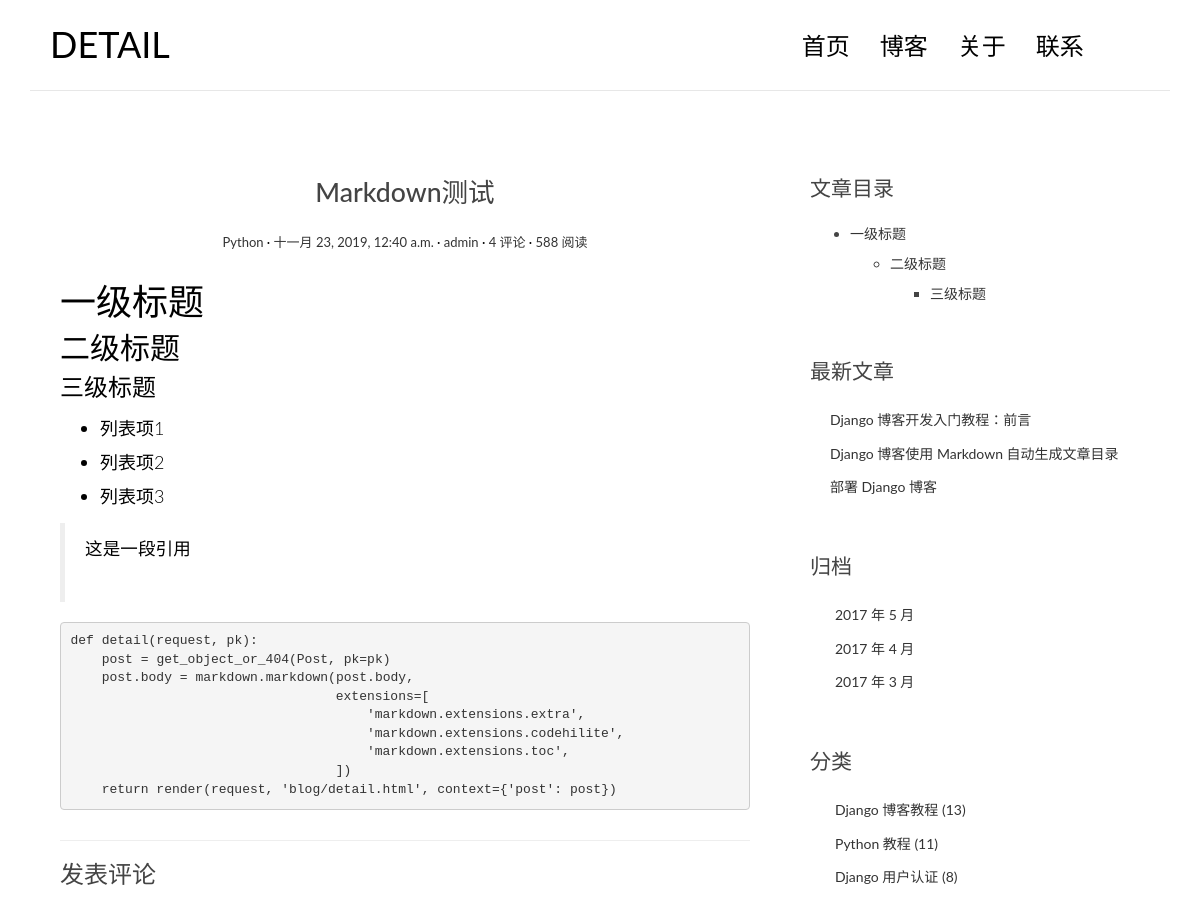
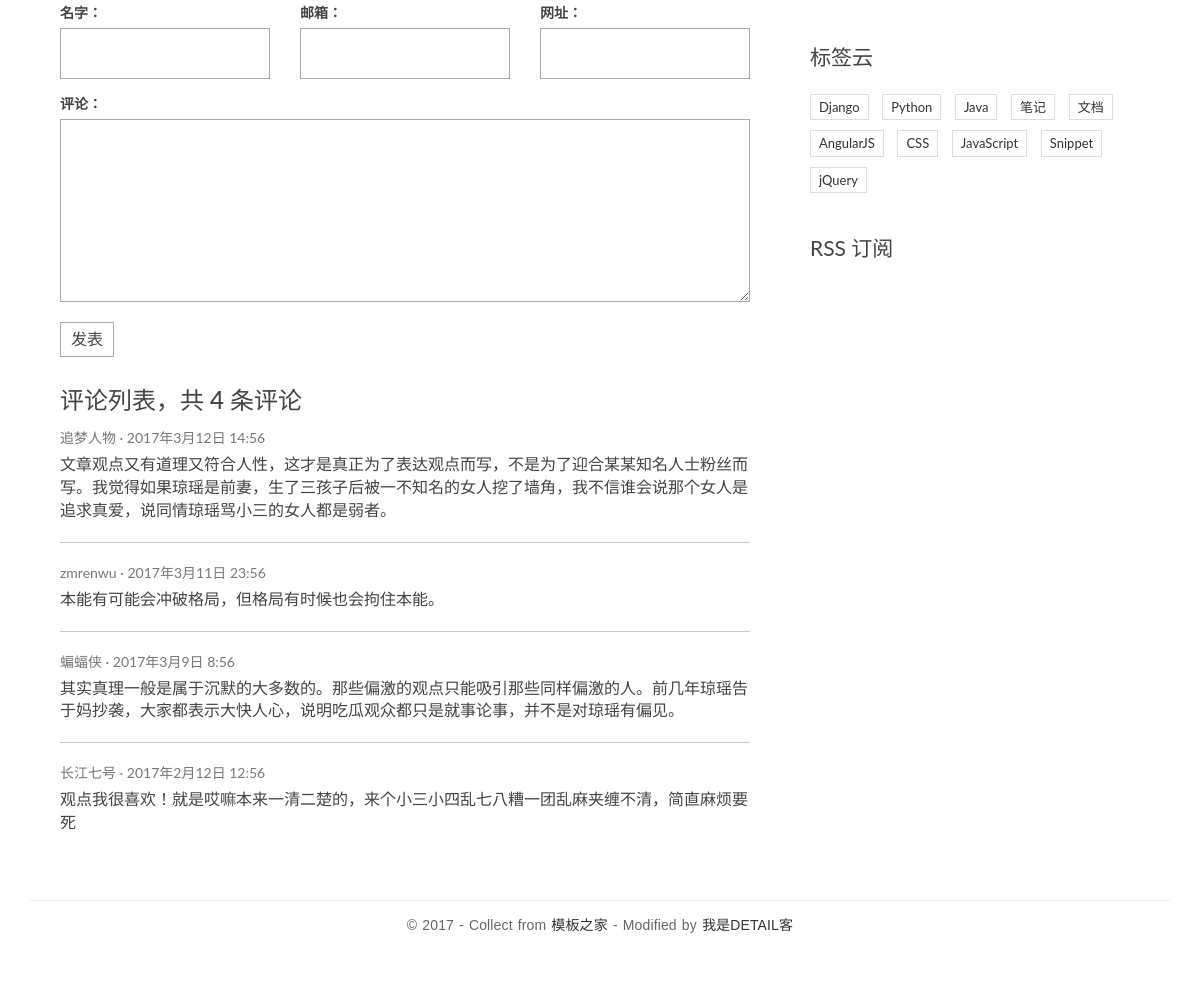
Page /posts/2/ on the committed database (2 pictures, top to bottom).
### blog/models.py (models this page shows, shortened)
class Post(models.Model):
    title = models.CharField('标题', max_length=70)
    body = models.TextField('正文')
    create_time = models.DateTimeField('创建时间', default=timezone.now)
    modified_time = models.DateTimeField('修改时间')
    excerpt = models.CharField('摘要', max_length=200, blank=True)
    category = models.ForeignKey(Category, verbose_name='分类', on_delete=models.CASCADE)
    tags = models.ManyToManyField(Tag, verbose_name='标签', blank=True)
    author = models.ForeignKey(User, verbose_name='作者', on_delete=models.CASCADE)
    class Meta:
        verbose_name = '文章'
        verbose_name_plural = verbose_name

class Category(models.Model):
    name = models.CharField(max_length=100)
    class Meta:
        verbose_name = '分类'
        verbose_name_plural = verbose_name

### blog/views.py (the view)
# urls.py: path('posts/<int:pk>/', views.detail, name='detail'),
def detail(request, pk):
    post = get_object_or_404(Post, pk=pk)
    md = markdown.Markdown(extensions=[
                                      'markdown.extensions.extra',
                                      'markdown.extensions.codehilite',
                                      TocExtension(slugify=slugify),
                                  ])
    post.body = md.convert(post.body)
    m = re.search(r'<div class="toc">\s*<ul>(.*)</ul>\s*</div>', md.toc, re.S)
    post.toc = m.group(1) if m is not None else ''
    return render(request, 'blog/detail.html', context={'post': post})

### templates/blog/detail.html (shortened to what this page needs)
{% load static %}
<!DOCTYPE html>
<html>
<head>
    <link rel="stylesheet" href="http://code.ionicframework.com/ionicons/2.0.1/css/ionicons.min.css">
    <link rel="stylesheet" href="{% static 'blog/css/bootstrap.min.css' %}">
    <link rel="stylesheet" href="{% static 'blog/css/pace.css' %}">
    <link rel="stylesheet" href="{% static 'blog/css/custom.css' %}">
<body id="single">
<div class="container">
    <header id="site-header">
        <div class="row">
            <div class="col-md-4 col-sm-5 col-xs-8">
                <div class="logo">
                    <h1><a href="index.html"><b>DETAIL</b></a></h1>
                </div>
            </div>
            <div class="col-md-8 col-sm-7 col-xs-4">
                <nav class="main-nav" role="navigation">
                    <div class="collapse navbar-collapse" id="bs-example-navbar-collapse-1">
                        <ul class="nav navbar-nav navbar-right">
                            <li class="cl-effect-11"><a href="index.html" data-hover="首页">首页</a></li>
                            <li class="cl-effect-11"><a href="full-width.html" data-hover="博客">博客</a></li>
                            <li class="cl-effect-11"><a href="about.html" data-hover="关于">关于</a></li>
                            <li class="cl-effect-11"><a href="contact.html" data-hover="联系">联系</a></li>
                        </ul>
                    </div>
                </nav>
            </div>
        </div>
    </header>
</div>
<div class="content-body">
    <div class="container">
        <div class="row">
            <main class="col-md-8">
                    <article class="post post-{{ post.pk }}">
                        <header class="entry-header">
                            <h1 class="entry-title">{{ post.title }}</h1>
                            <div class="entry-meta">
                            <span class="post-category"><a href="#">{{ post.category.name }}</a></span>
                            <span class="post-date"><a href="#"><time class="entry-date"
                                                datetime="{{ post.created_time }}">{{ post.create_time }}</time></a></span>
                            <span class="post-author"><a href="#">{{ post.author }}</a></span>
                            <span class="comments-link"><a href="#">4 评论</a></span>
                            <span class="views-count"><a href="#">588 阅读</a></span>
                            </div>
                        </header>
                        <div class="entry-content clearfix">
                            {{ post.body|safe }}
                        </div>
                    </article>
                    <section class="comment-area" id="comment-area">
                    <hr>
                    <h3>发表评论</h3>
                    <form action="#" method="post" class="comment-form">
                        <div class="row">
                            <div class="col-md-4">
                                <label for="id_name">名字：</label>
                                <input type="text" id="id_name" name="name" required>
                            </div>
                            <div class="col-md-4">
                                <label for="id_email">邮箱：</label>
                                <input type="email" id="id_email" name="email" required>
                            </div>
                            <div class="col-md-4">
                                <label for="id_url">网址：</label>
                                <input type="text" id="id_url" name="url">
                            </div>
                            <div class="col-md-12">
                                <label for="id_comment">评论：</label>
                                <textarea name="comment" id="id_comment" required></textarea>
                                <button type="submit" class="comment-btn">发表</button>
                            </div>
                        </div>
                    </form>
                    <div class="comment-list-panel">
                        <h3>评论列表，共 <span>4</span> 条评论</h3>
                        <ul class="comment-list list-unstyled">
                            <li class="comment-item">
                                <span class="nickname">追梦人物</span>
                                <time class="submit-date" datetime="2012-11-09T23:15:57+00:00">2017年3月12日 14:56</time>
                                <div class="text">
                                    文章观点又有道理又符合人性，这才是真正为了表达观点而写，不是为了迎合某某知名人士粉丝而写。我觉得如果琼瑶是前妻，生了三孩子后被一不知名的女人挖了墙角，我不信谁会说那个女人是追求真爱，说同情琼瑶骂小三的女人都是弱者。
                                </div>
                            </li>
                            <li class="comment-item">
                                <span class="nickname">zmrenwu</span>
                                <time class="submit-date" datetime="2012-11-09T23:15:57+00:00">2017年3月11日 23:56</time>
                                <div class="text">
                                    本能有可能会冲破格局，但格局有时候也会拘住本能。
                                </div>
                            </li>
                            <li class="comment-item">
                                <span class="nickname">蝙蝠侠</span>
                                <time class="submit-date" datetime="2012-11-09T23:15:57+00:00">2017年3月9日 8:56</time>
                                <div class="text">
                                    其实真理一般是属于沉默的大多数的。那些偏激的观点只能吸引那些同样偏激的人。前几年琼瑶告于妈抄袭，大家都表示大快人心，说明吃瓜观众都只是就事论事，并不是对琼瑶有偏见。
                                </div>
                            </li>
                            <li class="comment-item">
                                <span class="nickname">长江七号</span>
                                <time class="submit-date" datetime="2012-11-09T23:15:57+00:00">2017年2月12日 12:56</time>
                                <div class="text">
                                    观点我很喜欢！就是哎嘛本来一清二楚的，来个小三小四乱七八糟一团乱麻夹缠不清，简直麻烦要死
                                </div>
                            </li>
                        </ul>
                    </div>
                </section>
            </main>
            <aside class="col-md-4">
                {% if post.toc %}
                <div class="widget widget-content">
                    <h3 class="widget-title">文章目录</h3>
                    <div class="toc">
                        <ul>
                            {{ post.toc|safe }}
                        </ul>
                    </div>
                </div>
                {% endif %}
                <div class="widget widget-recent-posts">
                    <h3 class="widget-title">最新文章</h3>
                    <ul>
                        <li>
                            <a href="#">Django 博客开发入门教程：前言</a>
                        </li>
                        <li>
                            <a href="#">Django 博客使用 Markdown 自动生成文章目录</a>
                        </li>
                        <li>
                            <a href="#">部署 Django 博客</a>
                        </li>
                    </ul>
                </div>
                <div class="widget widget-archives">
                    <h3 class="widget-title">归档</h3>
                    <ul>
                        <li>
                            <a href="#">2017 年 5 月</a>
                        </li>
                        <li>
                            <a href="#">2017 年 4 月</a>
                        </li>
                        <li>
                            <a href="#">2017 年 3 月</a>
                        </li>
                    </ul>
                </div>
                <div class="widget widget-category">
                    <h3 class="widget-title">分类</h3>
                    <ul>
                        <li>
                            <a href="#">Django 博客教程 <span class="post-count">(13)</span></a>
                        </li>
                        <li>
                            <a href="#">Python 教程 <span class="post-count">(11)</span></a>
                        </li>
                        <li>
                            <a href="#">Django 用户认证 <span class="post-count">(8)</span></a>
                        </li>
                    </ul>
                </div>
                <div class="widget widget-tag-cloud">
                    <h3 class="widget-title">标签云</h3>
                    <ul>
                        <li>
                            <a href="#">Django</a>
                        </li>
                        <li>
                            <a href="#">Python</a>
                        </li>
                        <li>
                            <a href="#">Java</a>
                        </li>
                        <li>
                            <a href="#">笔记</a>
                        </li>
                        <li>
                            <a href="#">文档</a>
                        </li>
                        <li>
                            <a href="#">AngularJS</a>
                        </li>
                        <li>
                            <a href="#">CSS</a>
                        </li>
                        <li>
                            <a href="#">JavaScript</a>
                        </li>
                        <li>
                            <a href="#">Snippet</a>
                        </li>
                        <li>
                            <a href="#">jQuery</a>
                        </li>
                    </ul>
                </div>
                <div class="rss">
                    <a href=""> RSS 订阅</a>
                </div>
            </aside>
        </div>
    </div>
</div>
<footer id="site-footer">
    <div class="container">
        <div class="row">
            <div class="col-md-12">
                <p class="copyright">&copy 2017 - Collect from <a href="http://www.cssmoban.com/"
                                                                  target="_blank" title="模板之家">模板之家</a>
                     - Modified by <a href="http://zmrenwu.com/" title="网页模板" target="_blank">我是DETAIL客</a>
                </p>
            </div>
        </div>
    </div>
</footer>
</body>
</html>

### blog/static/blog/css/custom.css (style rules this page uses)
* { outline: none; }
h1, h2, h3, h4, h5, h6 { margin-top: 0; }
b { font-weight: 400; }
a { color: #333; }
body { color: #444; font-family: 'Lato', sans-serif; }
p { font-family: 'Ubuntu', sans-serif; font-weight: 400; word-spacing: 1px; letter-spacing: 0.01em; }
#single p, #page p { margin-bottom: 25px; }
#site-header { background-color: #FFF; padding: 25px 20px; margin-bottom: 40px; border-bottom: 1px solid #e7e7e7; }
.logo h1 a { color: #000; }
.logo h1 { margin: 0; font-family: 'Lato', sans-serif; font-weight: 300; }
.main-nav { margin-top: 11px; max-width: 95%; }
.main-nav a { color: #000000 !important; padding: 0 0 5px 0 !important; margin-right: 30px; font-family: 'Lato', sans-serif; font-weight: 300; font-size: 24px; }
.cl-effect-11 a { padding: 10px 0; color: #0972b4; text-shadow: none; }
.cl-effect-11 a::before { position: absolute; top: 0; left: 0; overflow: hidden; padding: 0 0 5px 0 !important; max-width: 0; border-bottom: 1px solid #000; color: #000; content: attr(data-hover); white-space: nowrap; -webkit-transition: max-width 0.5s; -moz-transition: max-width 0.5s; transition: max-width 0.5s; }
.content-body { padding-bottom: 4em; }
.post { background: #fff; padding: 30px 30px 0; }
.entry-title { text-align: center; font-size: 1.9em; margin-bottom: 20px; line-height: 1.6; padding: 10px 20px 0; }
.entry-meta { text-align: center; color: #DDDDDD; font-size: 13px; margin-bottom: 30px; }
.entry-content { font-size: 18px; line-height: 1.9; font-weight: 300; color: #000; }
.post-category::after, .post-date::after, .post-author::after, .comments-link::after { content: ' ·'; color: #000; }
.widget { background: #fff; padding: 30px 0 0; }
.widget-title { font-size: 1.5em; margin-bottom: 20px; line-height: 1.6; padding: 10px 0 0; font-weight: 400; }
.widget-recent-posts ul { padding: 0; margin: 0; padding-left: 20px; }
.widget-recent-posts ul li { list-style-type: none; position: relative; line-height: 170%; margin-bottom: 10px; }
.widget-recent-posts ul li::before { content: '\f3d3'; font-family: "Ionicons"; position: absolute; left: -17px; top: 3px; font-size: 16px; color: #000; }
.widget-archives ul { padding: 0; margin: 0; padding-left: 25px; }
.widget-archives ul li { list-style-type: none; position: relative; line-height: 170%; margin-bottom: 10px; }
.widget-archives ul li::before { content: '\f3f3'; font-family: "Ionicons"; position: absolute; left: -25px; top: 1px; font-size: 16px; color: #000; }
.widget-category ul { padding: 0; margin: 0; padding-left: 25px; }
.widget-category ul li { list-style-type: none; position: relative; line-height: 170%; margin-bottom: 10px; }
.widget-category ul li::before { content: '\f3fe'; font-family: "Ionicons"; position: absolute; left: -25px; top: 1px; font-size: 18px; color: #000; }
.widget-tag-cloud ul { padding: 0; margin: 0; margin-right: -10px; }
.widget-tag-cloud ul li { list-style-type: none; font-size: 13px; display: inline-block; margin-right: 10px; margin-bottom: 10px; padding: 3px 8px; border: 1px solid #ddd; }
.widget-content ul ul { margin-top: 10px; }
.widget-content ul li { margin-bottom: 10px; }
.rss { font-size: 21px; margin-top: 30px; }
.rss a { color: #444; }
#site-footer { padding-top: 10px; padding: 0 0 1.5em 0; }
.copyright { text-align: center; padding-top: 1em; margin: 0; border-top: 1px solid #eee; color: #666; }
.contact-form input, .comment-form input { border: 1px solid #aaa; margin-bottom: 15px; width: 100%; padding: 15px 15px; font-size: 16px; line-height: 100%; transition: 0.4s border-color linear; }
.contact-form textarea, .comment-form textarea { border: 1px solid #aaa; margin-bottom: 15px; width: 100%; padding: 15px 15px; font-size: 16px; line-height: 20px !important; min-height: 183px; transition: 0.4s border-color linear; }
.comment-area { padding: 0 30px 0; }
.comment-form { margin-top: 15px; }
.comment-form .comment-btn { background-color: #fff; border: 1px solid #aaa; font-size: 16px; padding: 5px 10px; }
.comment-list-panel { margin-top: 30px; }
.comment-list { margin-top: 15px; }
.comment-item:not(:last-child) { border-bottom: 1px #ccc solid; margin-bottom: 20px; padding-bottom: 20px; }
.comment-item .nickname, .comment-item .submit-date { color: #777; font-size: 14px; }
.comment-item .nickname:after { content: ' ·'; }
.comment-item .text { padding-top: 5px; font-size: 16px; }

### rows in the picture
Post: title "Markdown测试", category.name "Python", create_time "十一月 23, 2019, 12:40 a.m.", author "admin", body "一级标题 二级标题 三级标题 列表项1 列表项2 列表项3 这是一段引用 def detail ( request , pk ): post = get_object_or_404 ( Post , pk = pk ) post . body = markdown . markdown ( post . body , extensions = [ 'markdown.extensions.extra' , 'markdown.extensions.codehilite' , 'markdown.extensions.toc' , ]) return render ( request , 'blog/detail.html' , context = { 'post' : post })", toc "一级标题 二级标题 三级标题"
